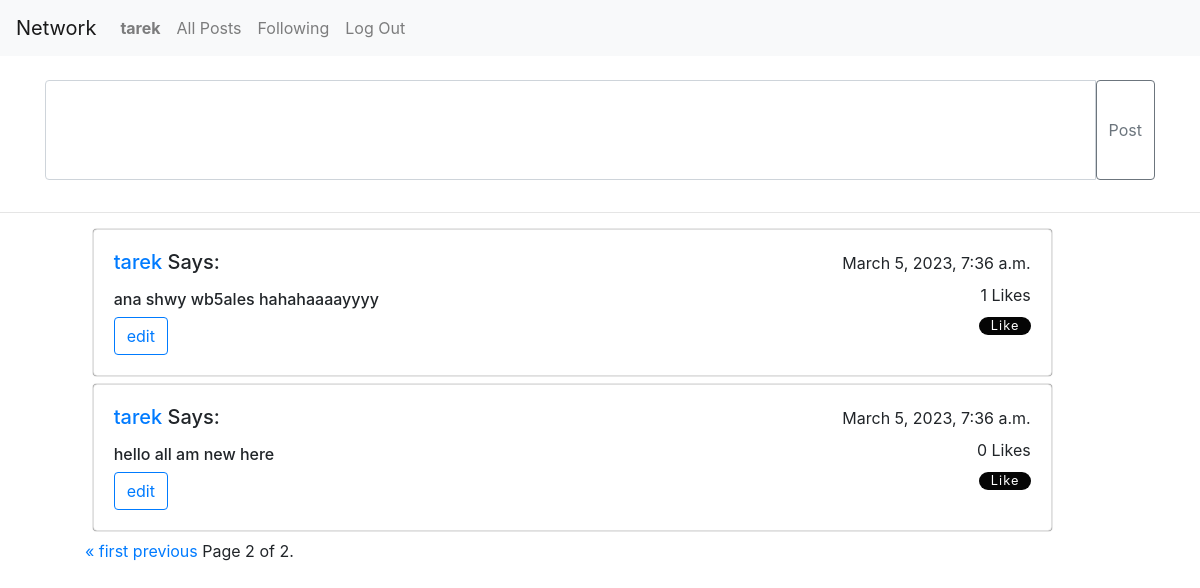
Page /?page=2 (signed in) on the committed database.
### network/models.py (models this page shows, shortened)
class User(AbstractUser):
    followers = models.ManyToManyField('self', symmetrical=False, blank=True, related_name="user_followers")

class post(models.Model):
     user = models.ForeignKey(User, on_delete=models.CASCADE, related_name="user_post")
     body = models.TextField(blank=False)
     timestamp = models.DateTimeField(auto_now_add=True)
     user_likes = models.ManyToManyField(User, blank=True, related_name="user_like")

### network/views.py (the view)
# urls.py: path("", views.index, name="index"),
def index(request):
    posts = post.objects.order_by("-timestamp").all()
    ptr = Paginator(posts,10)
    page_number = request.GET.get('page')
    page_obj = ptr.get_page(page_number)
    return render(request, "network/index.html",{
        "page_obj":page_obj
    })

### network/templates/network/index.html (shortened to what this page needs)
{% extends "network/layout.html" %}
{% load static %}
{% block body %}
{%if request.user.is_authenticated%}
<br>
<div class="container">
    <div style="align-items: center; align-self: center; align-content: center;">
            <div class="input-group mb-3 marg_btm">
                <input required autofocus class="form-control input_text" type="text" id="form_body">
                <input class="btn btn-outline-secondary" type="submit" onclick="add_post()" id="button-addon1" value="Post">
            </div>
</div>
</div>
<hr>
<div class="container-lg">
    <ul id="post_content" style="width: 90%;">
        {%for posts in page_obj%}
          <li class="post_li card" style="width:100%;">
                <div class="card-body">
                <div class="card-title"><h5 style="float:right;"><small>{{posts.timestamp}}</small></h5><h5 class="card-content">
                    <a href="{% url 'user_page' posts.user.id %}">{{posts.user}}</a> Says:</h5>
                    <h5  class="card-content" style="float:right;"><small><span class="like_c">{{posts.user_likes.count}}</span> Likes</small></h5>
                </div>
                <h6 class="card-text post_body" style="display: flex;" data-body="{{posts.body}}">{{posts.body}}</h6>
                {%if request.user == posts.user%}
                <button class="edit_btn btn btn-outline-primary" value="{{posts.id}}">edit</button>
                {%endif%}
                <div style="float:right;">
                    {%if request.user in posts.user_likes.all%}
                        <div class="heart-btn">
                            <input class="check-input" onclick="unlike(this)" data-id="{{posts.id}}"  type="checkbox" checked/>
                            <button class="like-btn"><span>Like</span></button>
                        </div>
                        {%else%}
                        <div class="heart-btn">
                            <button class="like-btn"><span>Like</span></button>
                        </div>
                    {%endif%}
                  </div>
                </div>
            </li>
        {%endfor%}
        <div class="pagination">
            <span class="step-links">
                {% if page_obj.has_previous %}
                    <a href="?page=1">&laquo; first</a>
                    <a href="?page={{ page_obj.previous_page_number }}">previous</a>
                {% endif %}
                <span class="current">
                    Page {{ page_obj.number }} of {{ page_obj.paginator.num_pages }}.
                </span>
            </span>
        </div>
    </ul>
</div>
{%else%}
<div class="d-flex justify-content-center row" style="margin: 2%;"><h6 style="color: navy;">Share Your Own Post, <a href="{% url 'login' %}">Log In here.</a></h6></div>
<hr>
{%endif%}
{% endblock %}

### network/templates/network/layout.html (shortened to what this page needs)
{% load static %}
<!DOCTYPE html>
<html lang="en">
    <head>
        <link rel="stylesheet" href="https://stackpath.bootstrapcdn.com/bootstrap/4.4.1/css/bootstrap.min.css">
        <link href="{% static 'network/styles.css' %}" rel="stylesheet">
    </head>
    <body>
        <nav class="navbar navbar-expand-lg navbar-light bg-light">
            <a class="navbar-brand" href="#">Network</a>
            <div>
              <ul class="navbar-nav mr-auto">
                {% if user.is_authenticated %}
                    <li class="nav-item">
                        <a class="nav-link" href="#"><strong>{{ request.user.username }}</strong></a>
                    </li>
                {% endif %}
                <li class="nav-item">
                  <a class="nav-link" href="{% url 'index' %}">All Posts</a>
                </li>
                {% if user.is_authenticated %}
                    <li class="nav-item">
                        <a class="nav-link" href="{% url 'following' %}">Following</a>
                    </li>
                    <li class="nav-item">
                        <a class="nav-link" href="{% url 'logout' %}">Log Out</a>
                    </li>
                {% endif %}
              </ul>
            </div>
          </nav>
        <div class="body">
            {% block body %}
            {% endblock %}
        </div>
    </body>
</html>

### network/static/network/styles.css (style rules this page uses)
.input_text { height:100px; word-break: break-word; }
.marg_btm { margin-bottom:3%; }
.post_li { margin: 0.8%; list-style-type: none; box-shadow: 0 0 1px rgb(0, 0, 0); transition: ease-in 280ms; }
.heart-btn { width: 4em; height: 1.4em; position: relative; font-size: 0.8em; }
.like-btn { background: transparent; border: none; outline: none; color: #fff; letter-spacing: 1px; font-size: 1em; }
.heart-btn .like-btn::before, .heart-btn .like-btn::after { content: ''; position: absolute; top: 0; width: 50%; height: 100%; background-color: #050505; z-index: 0; transition: 0.4s; }
.heart-btn .like-btn::before { left: 0; border-radius: 1em 0 0 1em; }
.heart-btn .like-btn::after { right: 0; border-radius: 0 1em 1em 0; }
.heart-btn span { position: absolute; z-index: 1; top: 50%; left: 50%; transform: translate(-50%,-50%); }

### rows in the picture
User: user.username "tarek"
post: timestamp "March 5, 2023, 7:36 a.m.", user "tarek", user_likes.count "1", body "ana shwy wb5ales hahahaaaayyyy"
post: timestamp "March 5, 2023, 7:36 a.m.", user "tarek", user_likes.count "0", body "hello all am new here"

### other values in the picture
{{ page_obj.number }} "2"
{{ page_obj.paginator.num_pages }} "2"
